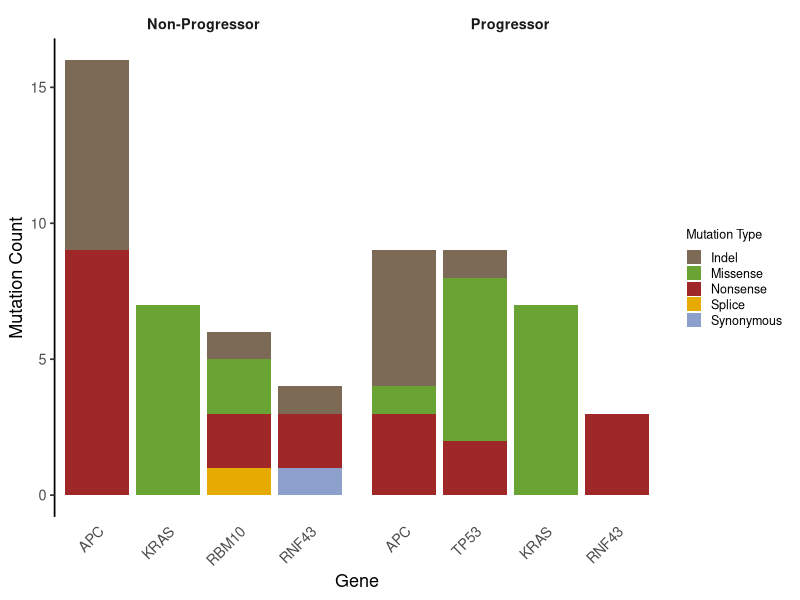
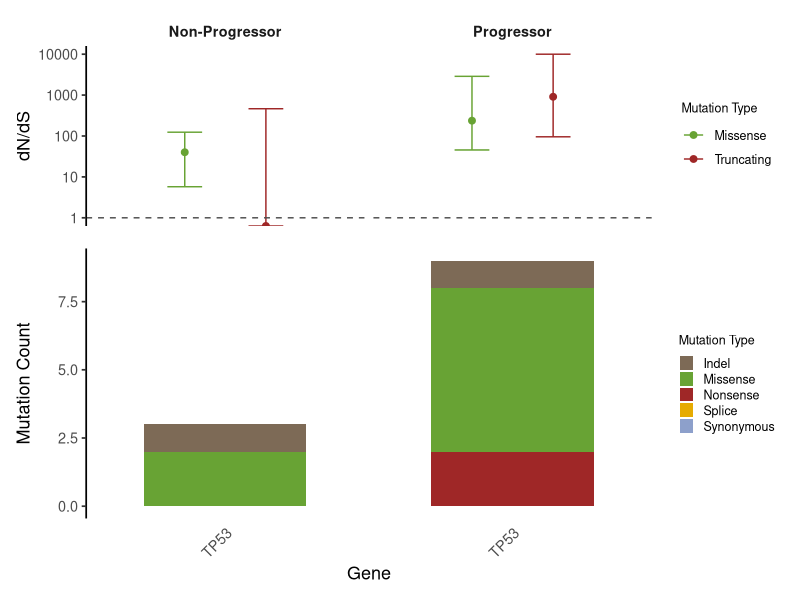

The R source for these figures, in order:
library(readr)
library(dplyr)
library(tidyr)
library(ggplot2)
library(forcats)
library(patchwork)

#### Prep ####
# Read in data
prog <- read_tsv("data/variants/dndscv/dndscv_genes_prog_pre.tsv") |>
  mutate(group = "Progressor")
non_prog <- read_tsv("data/variants/dndscv/dndscv_genes_non_prog_pre.tsv") |>
  mutate(group = "Non-Progressor")
prog_ci <- read_tsv("data/variants/dndscv/prog_gene_ci.tsv") |>
  mutate(group = "Progressor")
non_prog_ci <- read_tsv("data/variants/dndscv/non_prog_gene_ci.tsv") |>
  mutate(group = "Non-Progressor")

combined_df <- bind_rows(prog, non_prog)

# Reshape and filter data
muts_df <- combined_df |>
  select(gene_name, qglobal_cv, group, n_syn, n_mis, n_non, n_spl, n_ind) |>
  pivot_longer(
    cols = starts_with("n_"),
    names_to = "mutation_type",
    values_to = "count"
  ) |>
  mutate(
    mutation_type = recode(mutation_type,
      n_syn = "Synonymous", n_mis = "Missense", n_non = "Nonsense",
      n_spl = "Splice", n_ind = "Indel"
    )
  )

sig_muts_sums <- muts_df |>
  filter(qglobal_cv < 0.05) |>
  group_by(gene_name, group, mutation_type) |>
  summarise(total = sum(count), .groups = "drop")

##### Plot ##### 
### Barplot ###
# Define colours
mutation_colours <- c(
  "Synonymous" = "#8DA0CB",   # slate blue-grey
  "Missense"   = "#68a334ff",   # muted green
  "Nonsense"   = "#9f2727ff",   # softer, warm red
  "Splice"     = "#E6AB02",   # goldenrod
  "Indel"      = "#7d6a56ff"    # teal
)

# Plot
counts_barplot <- ggplot(sig_muts_sums, aes(x = reorder(gene_name, -total), y = total, fill = mutation_type)) +
  geom_col() +
  facet_wrap(~group, scales = "free_x") +
  scale_fill_manual(values = mutation_colours) +
  labs(
    x = "Gene",
    y = "Mutation Count",
    fill = "Mutation Type"
  ) +
  theme_classic(base_size = 13) +
  theme(
    panel.grid = element_blank(),
    axis.line.y = element_line(colour = "black"),
    axis.line.x = element_blank(),
    axis.ticks.x = element_blank(),
    axis.text.x = element_text(angle = 45, hjust = 1),
    strip.background = element_blank(),
    strip.text = element_text(face = "bold"),
    legend.position = "right",
    legend.key.size = unit(0.4, "cm"),
    legend.text = element_text(size = 9),
    legend.title = element_text(size = 9)
  )

ggsave("plots/dndscv/precursors/dndscv_barplot.png", plot = counts_barplot, height = 4, width = 4.7, dpi = 300)

### TP53 Plot ###
tp53_df <- muts_df |>
  filter(gene_name == "TP53") |>
  group_by(gene_name, group, mutation_type) |>
  summarise(total = sum(count), .groups = "drop")

barplot <- ggplot(tp53_df, aes(x = gene_name, y = total, fill = mutation_type)) +
              geom_col(position = "stack", width = 0.7) +
              facet_wrap(~group, scales = "free_x") +
              scale_fill_manual(values = mutation_colours) +
              labs(
                x = "Gene",
                y = "Mutation Count",
                fill = "Mutation Type"
              ) +
              theme_classic(base_size = 13) +
              theme(
                panel.grid = element_blank(),
                axis.line.y = element_line(colour = "black"),
                axis.line.x = element_blank(),
                axis.ticks.x = element_blank(),
                axis.text.x = element_text(angle = 45, hjust = 1),
                strip.background = element_blank(),
                strip.text = element_blank(),
                legend.position = "right",
                legend.key.size = unit(0.4, "cm"),
                legend.text = element_text(size = 9),
                legend.title = element_text(size = 9)
              )

# Prep
ci_df <- bind_rows(prog_ci, non_prog_ci) |>
  rename(gene_name = gene) |>
  tidyr::pivot_longer(cols = starts_with(c("mis", "tru")),
                      names_to = c("type", ".value"),
                      names_pattern = "(mis|tru)_(.*)") |>
  mutate(type = dplyr::recode(type,
                         "mis" = "Missense",
                         "tru" = "Truncating")
        )

# Dot plot of truncating dN/dS with error bars
dotplot <- ggplot(ci_df, aes(x = gene_name, y = mle, colour = type)) +
  geom_point(size = 2, position = position_dodge(width = 0.7)) +
  geom_errorbar(aes(ymin = low, ymax = high),
    width = 0.3,
    position = position_dodge(width = 0.7)
  ) +
  geom_hline(yintercept = 1, linetype = "dashed", colour = "grey30") +
  scale_color_manual(values = c("#68a334ff", "#9f2727ff")) +
  scale_y_log10() +
  facet_wrap(~group, scales = "free_x") +
  theme_classic(base_size = 13) +
  theme(
    axis.title.x = element_blank(),
    axis.text.x = element_blank(),
    axis.ticks.x = element_blank(),
    axis.line.x = element_blank(),
    strip.background = element_blank(),
    strip.text = element_text(face = "bold"),
    legend.text = element_text(size = 9),
    legend.title = element_text(size = 9),
    legend.position = "right"
  ) +
  labs(y = "dN/dS", colour = "Mutation Type")

# Combine
combined_plot <- dotplot / barplot + plot_layout(heights = c(1, 1.5))

ggsave("plots/dndscv/precursors/dndscv_tp53_plot.png", plot = combined_plot, height = 5, width = 5.2, dpi = 300)
